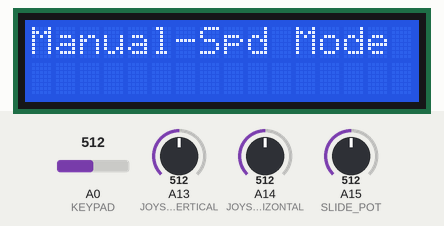
Recording of a sketch running on a simulated Arduino Mega 2560, built with avr-gcc and run on an emulated ATmega2560. Parts: 16×2 character LCD. The test bench sets the inputs (shaded band); at power-on: A0 (KEYPAD) = 512, A13 (JOYSTICK_VERTICAL) = 512, A14 (JOYSTICK_HORIZONTAL) = 512, A15 (SLIDE_POT) = 512.

Above: at 2.6 s.
At 3.7 s:
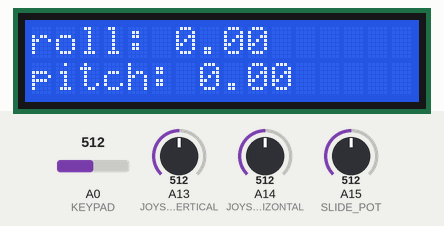
3.8 s: A0 (KEYPAD) set to 408
5.6 s: A0 (KEYPAD) set to 388
At 6.7 s:
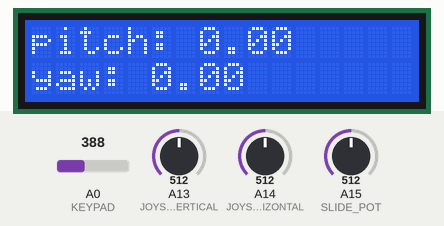
8.8 s: A0 (KEYPAD) set to 716
At 9.9 s:
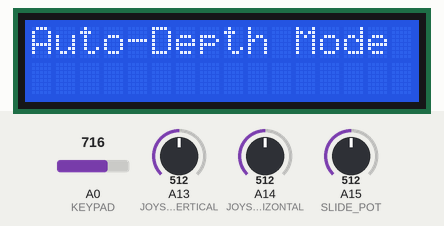
12.0 s: A0 (KEYPAD) set to 787
13.5 s: A0 (KEYPAD) set to 810
15.4 s: A0 (KEYPAD) set to 306
At 16.2 s:
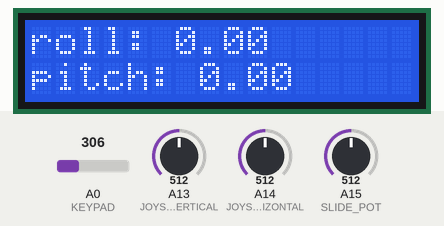
Timing chart, 0 to 18.4 s (numbered marks = the images above; inputs shaded):
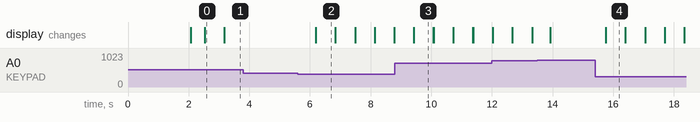

The sketch:

RC_Controller.ino
```cpp
/*
SeaPerch Remote Control Test

Author: Qiuyang Tao
Electronic Team - Embeded System Group
Virtical Integrated Project - RoboSense
Georgia Institute of Technology

================= How to use ===============================================

*/
#include <Arduino.h>
#include <LiquidCrystal.h>
#include <SeaPerch_RobotData.h>
#include <SeaPerch_ControlMode.h>
#include <SeaPerch_BinaryUtils.h>
#include <SeaPerch_SerialUtils.h>
#include <SeaPerch_ControlSpecs.h>
#include <SeaPerch_Orientation.h>

#include "Key.h"
#include "ControlPin.h"
#include "KeyDetector.h"
#include "LCDDisplayer.h"
#include "ControlReader.h"
#include "ControlSideByteCoder.h"

RobotData robotData;
ControlSpecs controlSpecs;
LCDDisplayer lcdDisplayer(robotData);
KeyDetector keyDetector;
ControlReader controlReader(lcdDisplayer);
ControlSideByteCoder byteCoder = ControlSideByteCoder(Serial2);
ControlSideCoder &coder = byteCoder;

void setup() {
    lcdDisplayer.initialize();

    Serial.begin(9600);
    Serial1.begin(9600);
    Serial2.begin(2400);
    Serial2.setTimeout(10);

    controlReader.initialize();
}

void loop() {
    controlReader.readControlSpecs(controlSpecs);
    coder.toSerial(controlSpecs);
    delay(500);
    byteCoder.fromSerial(robotData);
    keyDetector.detectKey();
    lcdDisplayer.refresh();
}
```

ControlPin.h
```cpp
#ifndef _ControlPin_H
#define _ControlPin_H

enum ControlPin {
    KEYPAD = 0,
    JOYSTICK_VERTICAL = 13,
    JOYSTICK_HORIZONTAL = 14,
    SLIDE_POT = 15,
    JOYSTICK_PUSHBUTTON = 52,
    SLIDE_POT_LED = 53
};

#endif
```

ControlReader.cpp
```cpp
#include <Arduino.h>

#include "ControlPin.h"
#include "LCDDisplayer.h"
#include "ControlReader.h"

ControlReader::ControlReader(LCDDisplayer &aLCDDisplayer) : lcdDisplayer(aLCDDisplayer),
                                                                                       joystickMidPointX(0),
                                                                                       joystickMidPointY(0) {
}

void ControlReader::initialize() {
    pinMode(JOYSTICK_PUSHBUTTON, INPUT);
    digitalWrite(JOYSTICK_PUSHBUTTON, HIGH);

    for (int i = 0; i < 200; i++) {
        joystickMidPointX = (joystickMidPointX + analogRead(JOYSTICK_HORIZONTAL)) / 2;
        delay(1);
        joystickMidPointY = (joystickMidPointY + analogRead(JOYSTICK_VERTICAL)) / 2;
        delay(1);
    }

    lcdDisplayer.display(depthControlMsg[defaultDepthMode]);
}

void ControlReader::readControlSpecs(ControlSpecs &controlSpecs) {
    controlSpecs.setSpeedControlMode(LIMIT_ON);
    controlSpecs.setSlidePotValue(analogRead(SLIDE_POT));
    controlSpecs.setDepthControlMode(detectDepthControlMode());
    controlSpecs.setNormalized_joystick_X(processJoystick(JOYSTICK_HORIZONTAL, joystickMidPointX));
    controlSpecs.setNormalized_joystick_Y(processJoystick(JOYSTICK_VERTICAL, joystickMidPointY));
}

//map the ADC reading to [-1, 1]
const float ControlReader::processJoystick(int pinId, int midPoint) const {
    int rawValue = analogRead(pinId);

    if (rawValue <= midPoint) {
        return (midPoint - rawValue) / (float)midPoint;
    } else {
        return -1 * (rawValue - midPoint) / (float)(1023 - midPoint);
    }
}

DepthControlMode ControlReader::detectDepthControlMode() {
    static DepthControlMode depthControlMode = defaultDepthMode;

    if (currentKey == SELECT) {
        if (depthControlMode == MANUAL_SPEED) {
            depthControlMode = AUTO_DEPTH;
            digitalWrite(SLIDE_POT_LED, HIGH);
        } else if (depthControlMode == AUTO_DEPTH) {
            depthControlMode = MANUAL_SPEED;
            digitalWrite(SLIDE_POT_LED, LOW);
        }

        lcdDisplayer.display(depthControlMsg[depthControlMode]);
        currentKey = NOT_DETECTED;
    }

    return depthControlMode;
}
```

ControlReader.h
```cpp
#ifndef _ControlReader_H
#define _ControlReader_H

#include <SeaPerch_ControlMode.h>
#include <SeaPerch_ControlSpecs.h>

#include "KeyDetector.h"
#include "LCDDisplayer.h"

class ControlReader {
public:
    ControlReader(LCDDisplayer &aLCDDisplayer);

    void initialize();

    void readControlSpecs(ControlSpecs &controlSpecs);

private:
    int joystickMidPointX;
    int joystickMidPointY;
    LCDDisplayer &lcdDisplayer;
    static const DepthControlMode defaultDepthMode = MANUAL_SPEED;

    const float processJoystick(int pinId, int midPoint) const;

    DepthControlMode detectDepthControlMode();
};

#endif
```

ControlSideByteCoder.cpp
```cpp
#include <SeaPerch_Orientation.h>
#include <SeaPerch_SerialUtils.h>
#include <SeaPerch_BinaryUtils.h>

#include "ControlSideByteCoder.h"

ControlSideByteCoder::ControlSideByteCoder(HardwareSerial &serial) : ControlSideCoder(serial) {
}

void ControlSideByteCoder::toSerial(const ControlSpecs &controlSpecs) const {
    float checksum = 0;

    serial.print("C");

    float normalizedJoystickX = controlSpecs.getNormalized_joystick_X();
    SerialUtils::floatToSerial(serial, normalizedJoystickX);
    checksum += normalizedJoystickX;

    float normalizedJoystickY = controlSpecs.getNormalized_joystick_Y();
    SerialUtils::floatToSerial(serial, normalizedJoystickY);
    checksum += normalizedJoystickY;

    int slidePotValue = controlSpecs.getSlidePotValue();
    SerialUtils::intToSerial(serial, slidePotValue);
    checksum += slidePotValue;

    int depthControlMode = static_cast<int>(controlSpecs.getDepthControlMode());
    SerialUtils::intToSerial(serial, depthControlMode);
    checksum += depthControlMode;

    int speedControlMode = static_cast<int>(controlSpecs.getSpeedControlMode());
    SerialUtils::intToSerial(serial, speedControlMode);
    checksum += speedControlMode;

    SerialUtils::floatToSerial(serial, checksum);

    serial.flush();
    char junk[100];
    serial.readBytes(junk, 4 + FLOAT_SIZE * 3 + INT_SIZE * 3);
}

bool ControlSideByteCoder::fromSerial(RobotData &robotData) const {
    if (serial.available() <= 0 || !serial.find("R")) {
        return false;
    }

    char buffer[max(INT_SIZE, FLOAT_SIZE)];
    float expectedChecksum = 0;

    serial.readBytes(buffer, FLOAT_SIZE);
    float roll = BinaryUtils::toFloat(buffer);
    expectedChecksum += roll;

    serial.readBytes(buffer, FLOAT_SIZE);
    float pitch = BinaryUtils::toFloat(buffer);
    expectedChecksum += pitch;

    serial.readBytes(buffer, FLOAT_SIZE);
    float yaw = BinaryUtils::toFloat(buffer);
    expectedChecksum += yaw;

    serial.readBytes(buffer, FLOAT_SIZE);
    float checksum = BinaryUtils::toFloat(buffer);

    if (expectedChecksum == checksum) {
        robotData.setOrientation(Orientation(roll, pitch, yaw));
        return true;
    } else {
        return false;
    }
}
```

ControlSideByteCoder.h
```cpp
#ifndef _ControlSideByteCoder_H
#define _ControlSideByteCoder_H

#include <Arduino.h>
#include <SeaPerch_SerialUtils.h>

#include "ControlSideCoder.h"

class ControlSideByteCoder : public ControlSideCoder {
public:
    explicit ControlSideByteCoder(HardwareSerial &serial);

    void toSerial(const ControlSpecs &controlSpecs) const;

    bool fromSerial(RobotData &robotData) const;
};

#endif
```

ControlSideCoder.h
```cpp
#ifndef _ControlSideCoder_H
#define _ControlSideCoder_H

#include <SeaPerch_RobotData.h>
#include <SeaPerch_ControlSpecs.h>;

class ControlSideCoder {
public:
    explicit ControlSideCoder(HardwareSerial &serial) : serial(serial) {};

    virtual void toSerial(const ControlSpecs &controlSpecs) const = 0;

    virtual bool fromSerial(RobotData &robotData) const = 0;

protected:
    HardwareSerial &serial;
};

#endif
```

Key.h
```cpp
#ifndef _Keys_H
#define _Keys_H

enum Key {
    NOT_DETECTED = -1, RIGHT = 0, UP = 1, DOWN = 2, LEFT = 3, SELECT =4
};

const int NUM_KEYS = 5;
const char keyNames[5][16] = {"Right ",
                              "Up    ",
                              "Down  ",
                              "Left  ",
                              "Select"};

extern int currentKey;

#endif
```

KeyDetector.cpp
```cpp
#include <Arduino.h>

#include "ControlPin.h"
#include "KeyDetector.h"

int currentKey = NOT_DETECTED;

KeyDetector::KeyDetector() {
}

Key KeyDetector::detectKey() {
    //Detect key pressed on LCD sheild----------------------
    if (mapKey(analogRead(KEYPAD)) != currentKey) {  // if keypress is detected
        delay(50);  // wait for debounce time
        Key key = mapKey(analogRead(KEYPAD));    // convert sensor value into key press

        if (key != currentKey) {
            currentKey = key;
        }
    }
}

// Convert ADC value from keypad to key number
Key KeyDetector::mapKey(unsigned int input) const {
    for (int i = 0; i < NUM_KEYS; i++) {
        if (input < adc_key_val[i]) {
            return static_cast<Key>(i);
        }
    }

    return NOT_DETECTED;
}
```

KeyDetector.h
```cpp
#ifndef _KeyDector_H_
#define _KeyDector_H_

#include "Key.h"

class KeyDetector {
public:
    KeyDetector();

    Key detectKey();

private:
    const int adc_key_val[5] = {50, 200, 400, 600, 800};

    Key mapKey(unsigned int input) const;
};

#endif
```

LCDDisplayer.cpp
```cpp
#include "Key.h"
#include "LCDDisplayer.h"

#include <Arduino.h>

LCDDisplayer::LCDDisplayer(RobotData &robotData) : robotData(robotData), lcd(8, 13, 9, 4, 5, 6, 7) {
}

void LCDDisplayer::initialize() {
    lcd.begin(16, 2);
    lcd.clear();
    display("Gatech VIP\nSeaPerch Project");
    delay(2000);
    lcd.clear();
}

void LCDDisplayer::refresh() {
    if (currentKey == UP) {
        displayRow--;

        if (displayRow == -1) {
            displayRow = tableSize - 1;
        }

        Serial.println(displayRow);
        currentKey = NOT_DETECTED;
    } else if (currentKey == DOWN) {
        displayRow = (displayRow + 1) % tableSize;
        currentKey = NOT_DETECTED;
    }

    messageTable[0] = "roll: " + String(robotData.getOrientation().getRoll());
    messageTable[1] = "pitch: " + String(robotData.getOrientation().getPitch());
    messageTable[2] = "yaw: " + String(robotData.getOrientation().getYaw());

    display(messageTable[displayRow] + "\n" + messageTable[(displayRow + 1) % tableSize]);
}

void LCDDisplayer::display(String message) {
    lcd.clear();
    int oldLineID = -1;

    for (int i = 0; i < MAX_LINE; i++) {
        lcd.setCursor(0, i);
        int newLineID = message.indexOf('\n', oldLineID + 1);

        if (newLineID == -1) { // no more new lines
            lcd.print(message.substring(oldLineID + 1));
            return;
        } else {
            lcd.print(message.substring(oldLineID + 1, newLineID));

            if (newLineID == message.length() - 1) { // having a '\n' at the end, terminate
                return;
            } else {
                oldLineID = newLineID;
            }
        }
    }
}
```

LCDDisplayer.h
```cpp
#ifndef _LCDDisplayer_H
#define _LCDDisplayer_H

#include <LiquidCrystal.h>
#include <SeaPerch_RobotData.h>

class LCDDisplayer {
public:
    LCDDisplayer(RobotData &robotData);

    void initialize();

    void refresh();

    void display(String message);

private:
    const int MAX_LINE = 2;

    static const int tableSize = 3;

    RobotData &robotData;

    String messageTable[tableSize];

    int displayRow;

    LiquidCrystal lcd;
};

#endif
```

Measured:
- the behaviour switches between 400 and 399 on A0 (KEYPAD) (found by bisection; images 1 and 2)
- after the input at 3.8 s, every drawn part: stays the same
- after the input at 5.6 s, the display: changes after 0.60 s (image 2)
- after the input at 8.8 s, the display: changes after 0.63 s (image 3)
- after the input at 15.4 s, the display: changes after 0.36 s (image 4)
- what the display in image 0 shows lasts 0.7 s, from 2.5 s to 3.2 s
